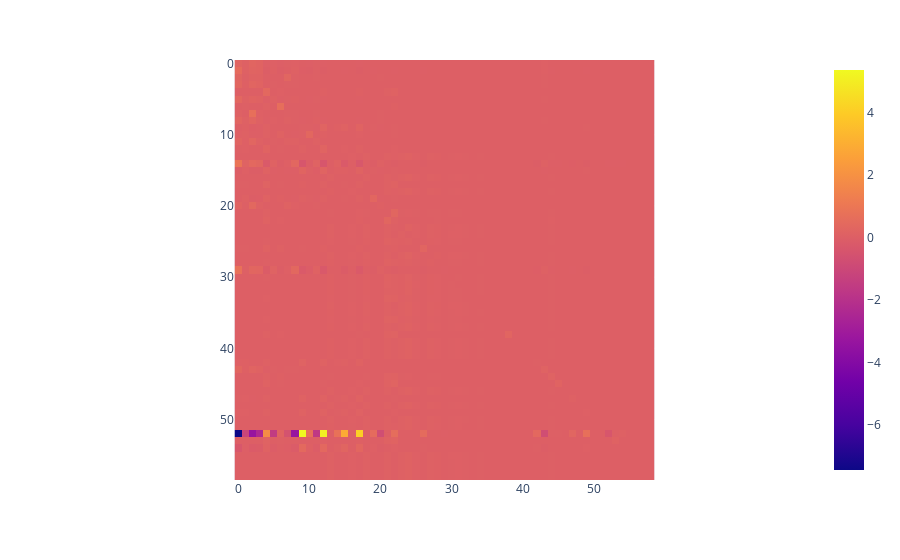

Write notebook code for a chart like this one.
### Code cell
px.imshow(solution.compute_diversion_ratios(name='prices', market_id='vas'))

### Figure 1 — Plotly figure (JSON) as saved in the notebook; plotly's stock layout.template omitted (floating-point values rounded to 4 significant figures; data arrays with more than 128 entries replaced by an {"elided": "..."} marker saying what was removed)
{"data": [{"coloraxis": "coloraxis", "hovertemplate": "x: %{x}<br>y: %{y}<br>color: %{z}<extra></extra>", "name": "0", "type": "heatmap", "xaxis": "x", "yaxis": "y", "z": {"elided": "59x59 float values"}}], "layout": {"coloraxis": {"colorscale": [[0, "#0d0887"], [0.1111, "#46039f"], [0.2222, "#7201a8"], [0.3333, "#9c179e"], [0.4444, "#bd3786"], [0.5556, "#d8576b"], [0.6667, "#ed7953"], [0.7778, "#fb9f3a"], [0.8889, "#fdca26"], [1, "#f0f921"]]}, "margin": {"t": 60}, "xaxis": {"anchor": "y", "constrain": "domain", "domain": [0, 1], "scaleanchor": "y"}, "yaxis": {"anchor": "x", "autorange": "reversed", "constrain": "domain", "domain": [0, 1]}}}
